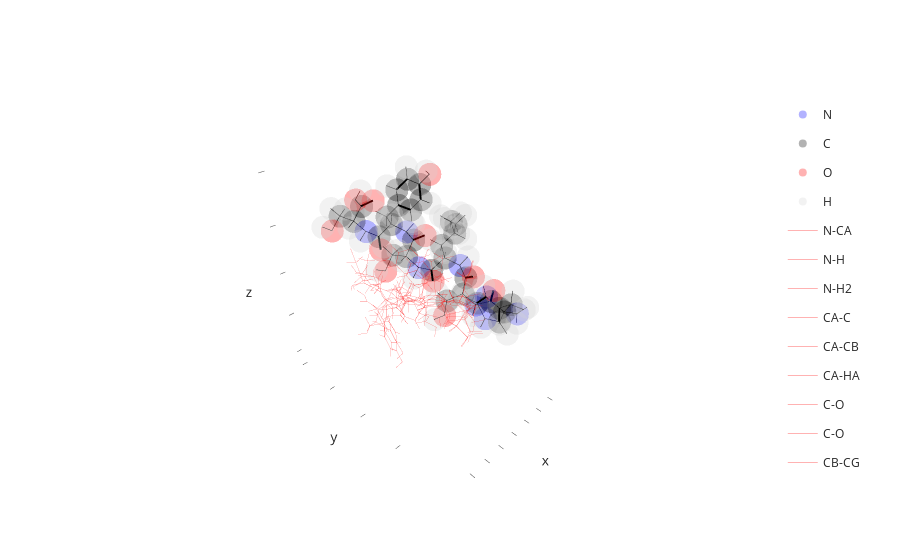

The cell this chart's notebook holds for it:
### Code cell
graph = structure.get_atom_graph()
edges = graph.find_rotatable_edges(min_descendants=2)
env = DistanceRotatron(graph, edges, concatenation_function=concat)
v = structure.draw()
for i in range(5):
    final = bam.optimizers.quick_optimize(structure.copy())
    v.draw_edges(*final.bonds, color="red", opacity=0.3)
